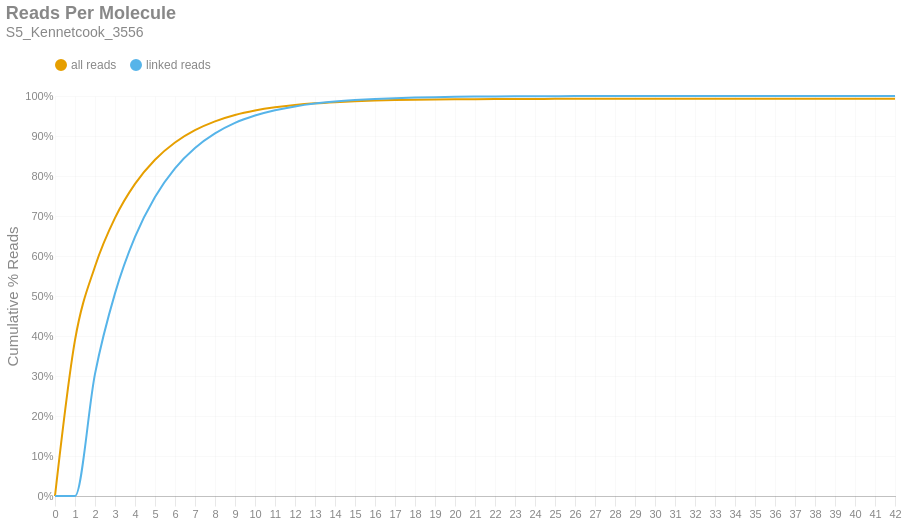

Notebook cell for this chart:
### Markdown cell above
### Reads per Molecule
This chart shows the cumulative distribution of the number of reads per linked molecule. That is, how many alignments are associated with a unique molecule. This excludes the number of reads associated with invalid or absent linked-read barcodes. The `linked` histogram is the percentages recalculated when disregarding singletons.

### Code cell
if SKIPLR:
    print_html(f"Skipped")
else:
    counts = np.bincount(valids['reads'].cast(pl.Int64).to_numpy())
    weighted = counts * np.arange(len(counts))
    all_perc = weighted / n_reads
    linked_perc = weighted / n_linked_reads
    linked_perc[1] = 0
    binned_df = pl.DataFrame({
        'readsper': list(range(len(counts))),
        'all reads (cumsum)': np.cumsum(all_perc).tolist(),
        'linked reads (cumsum)': np.cumsum(linked_perc).tolist(),
    })

    with SafeRender(binned_df):
        (
            density_plot(binned_df, 'Reads Per Molecule', samplename, 'readspmol')
            .encode(
                x=alt.X('readsper:O', title=None).axis(labelAngle=0).scale(padding=0),
                y=alt.Y('value:Q', title='Cumulative % Reads').axis(format='%').stack(False),
                color=alt.Color("key:N").scale(domain=["all reads", "linked reads"]),
                tooltip=[
                    alt.Tooltip("key:N", title="Data Type"),
                    alt.Tooltip("readsper:O", title="Reads Per Molecule"),
                    alt.Tooltip("value:Q", format=".2%", title="% Reads (Cum.)")
                ]            
            )
        ).display()

### Figure 1 — Vega-Lite specification as saved in the notebook (floating-point values rounded to 4 significant figures)
{"width": "container", "height": 400, "config": {"title": {"anchor": "start", "dy": -15, "fontSize": 18, "color": "#888888", "subtitleColor": "#888888", "subtitleFontSize": 14}, "arc": {"fill": "#0072B2"}, "axis": {"domainColor": "#888888", "domainWidth": 0.5, "gridWidth": 0.2, "grid": false, "titleFontWeight": 400, "titleFontSize": 15, "labelFontSize": 11, "labelColor": "#888888", "tickColor": "#888888", "tickWidth": 0.2, "titleColor": "#888888"}, "axisBand": {"grid": false}, "axisX": {"grid": true, "tickSize": 10, "domainCap": "round"}, "axisY": {"domain": false, "grid": true, "tickSize": 0, "domainCap": "round"}, "background": "transparent", "header": {"labelFontSize": 15, "labelColor": "#888888", "titleFontSize": 15, "titleFontWeight": 600, "titleColor": "#888888"}, "legend": {"labelFont": "sans-serif", "labelFontSize": 12, "labelColor": "#888888", "symbolSize": 100, "symbolType": "circle", "titleFontSize": 12, "titlePadding": 10, "titleColor": "#888888", "title": null, "orient": "top"}, "range": {"category": ["#E69F00", "#56B4E9", "#009E73", "#F0E442", "#0072B2", "#D55E00", "#CC79A7", "#000000"], "diverging": ["#cfe8f3", "#a2d4ec", "#73bfe2", "#46abdb", "#1696d2", "#12719e"]}, "area": {"fill": "#0072B2", "fillOpacity": 0.7, "line": true, "strokeOpacity": 0.7}, "line": {"color": "#0072B2", "stroke": "#0072B2", "strokeWidth": 2}, "trail": {"color": "#0072B2", "stroke": "#0072B2", "strokeWidth": 0, "size": 1}, "point": {"filled": true, "fillOpacity": 1.0, "size": 95}, "text": {"color": "#888888", "fontSize": 11, "align": "right", "fontWeight": 400, "size": 11}, "bar": {"fill": "#0072B2", "stroke": null}, "view": {"stroke": null, "continuousWidth": 660, "continuousHeight": 400}}, "data": {"name": "data-45712a3e814c421d25d7150d1d79c73f"}, "mark": {"type": "line", "interpolate": "monotone", "point": {"opacity": 0, "size": 275}}, "encoding": {"color": {"field": "key", "scale": {"domain": ["all reads", "linked reads"]}, "type": "nominal"}, "tooltip": [{"field": "key", "title": "Data Type", "type": "nominal"}, {"field": "readsper", "title": "Reads Per Molecule", "type": "ordinal"}, {"field": "value", "format": ".2%", "title": "% Reads (Cum.)", "type": "quantitative"}], "x": {"axis": {"labelAngle": 0}, "field": "readsper", "scale": {"padding": 0}, "title": null, "type": "ordinal"}, "y": {"axis": {"format": "%"}, "field": "value", "stack": false, "title": "Cumulative % Reads", "type": "quantitative"}}, "params": [{"name": "param_c36ac31b6afebe62", "select": {"type": "point", "fields": ["key"]}, "bind": "legend"}], "title": {"text": "Reads Per Molecule", "subtitle": "S5_Kennetcook_3556"}, "transform": [{"fold": ["all reads (cumsum)", "linked reads (cumsum)"]}, {"calculate": "replace(datum.key, ' (cumsum)', '')", "as": "key"}, {"filter": {"param": "param_c36ac31b6afebe62"}}], "usermeta": {"embedOptions": {"downloadFileName": "S5_Kennetcook_3556.readspmol"}}, "$schema": "https://vega.github.io/schema/vega-lite/v6.1.0.json", "datasets": {"data-45712a3e814c421d25d7150d1d79c73f": [{"readsper": 0, "all reads (cumsum)": 0.0, "linked reads (cumsum)": 0.0}, {"readsper": 1, "all reads (cumsum)": 0.3895, "linked reads (cumsum)": 0.0}, {"readsper": 2, "all reads (cumsum)": 0.5738, "linked reads (cumsum)": 0.3052}, {"readsper": 3, "all reads (cumsum)": 0.6953, "linked reads (cumsum)": 0.5065}, {"readsper": 4, "all reads (cumsum)": 0.7804, "linked reads (cumsum)": 0.6475}, {"readsper": 5, "all reads (cumsum)": 0.8408, "linked reads (cumsum)": 0.7476}, {"readsper": 6, "all reads (cumsum)": 0.8839, "linked reads (cumsum)": 0.8191}, {"readsper": 7, "all reads (cumsum)": 0.9146, "linked reads (cumsum)": 0.8699}, {"readsper": 8, "all reads (cumsum)": 0.9366, "linked reads (cumsum)": 0.9064}, {"readsper": 9, "all reads (cumsum)": 0.9525, "linked reads (cumsum)": 0.9327}, {"readsper": 10, "all reads (cumsum)": 0.9636, "linked reads (cumsum)": 0.9511}, {"readsper": 11, "all reads (cumsum)": 0.9716, "linked reads (cumsum)": 0.9644}, {"readsper": 12, "all reads (cumsum)": 0.9774, "linked reads (cumsum)": 0.974}, {"readsper": 13, "all reads (cumsum)": 0.9816, "linked reads (cumsum)": 0.981}, {"readsper": 14, "all reads (cumsum)": 0.9846, "linked reads (cumsum)": 0.986}, {"readsper": 15, "all reads (cumsum)": 0.9869, "linked reads (cumsum)": 0.9897}, {"readsper": 16, "all reads (cumsum)": 0.9886, "linked reads (cumsum)": 0.9926}, {"readsper": 17, "all reads (cumsum)": 0.9899, "linked reads (cumsum)": 0.9947}, {"readsper": 18, "all reads (cumsum)": 0.9907, "linked reads (cumsum)": 0.996}, {"readsper": 19, "all reads (cumsum)": 0.9913, "linked reads (cumsum)": 0.9971}, {"readsper": 20, "all reads (cumsum)": 0.9918, "linked reads (cumsum)": 0.9978}, {"readsper": 21, "all reads (cumsum)": 0.9922, "linked reads (cumsum)": 0.9985}, {"readsper": 22, "all reads (cumsum)": 0.9924, "linked reads (cumsum)": 0.9989}, {"readsper": 23, "all reads (cumsum)": 0.9926, "linked reads (cumsum)": 0.9992}, {"readsper": 24, "all reads (cumsum)": 0.9928, "linked reads (cumsum)": 0.9995}, {"readsper": 25, "all reads (cumsum)": 0.9929, "linked reads (cumsum)": 0.9996}, {"readsper": 26, "all reads (cumsum)": 0.9929, "linked reads (cumsum)": 0.9997}, {"readsper": 27, "all reads (cumsum)": 0.993, "linked reads (cumsum)": 0.9998}, {"readsper": 28, "all reads (cumsum)": 0.993, "linked reads (cumsum)": 0.9998}, {"readsper": 29, "all reads (cumsum)": 0.993, "linked reads (cumsum)": 0.9999}, {"readsper": 30, "all reads (cumsum)": 0.993, "linked reads (cumsum)": 0.9999}, {"readsper": 31, "all reads (cumsum)": 0.993, "linked reads (cumsum)": 0.9999}, {"readsper": 32, "all reads (cumsum)": 0.993, "linked reads (cumsum)": 0.9999}, {"readsper": 33, "all reads (cumsum)": 0.9931, "linked reads (cumsum)": 0.9999}, {"readsper": 34, "all reads (cumsum)": 0.9931, "linked reads (cumsum)": 1.0}, {"readsper": 35, "all reads (cumsum)": 0.9931, "linked reads (cumsum)": 1.0}, {"readsper": 36, "all reads (cumsum)": 0.9931, "linked reads (cumsum)": 1.0}, {"readsper": 37, "all reads (cumsum)": 0.9931, "linked reads (cumsum)": 1.0}, {"readsper": 38, "all reads (cumsum)": 0.9931, "linked reads (cumsum)": 1.0}, {"readsper": 39, "all reads (cumsum)": 0.9931, "linked reads (cumsum)": 1.0}, {"readsper": 40, "all reads (cumsum)": 0.9931, "linked reads (cumsum)": 1.0}, {"readsper": 41, "all reads (cumsum)": 0.9931, "linked reads (cumsum)": 1.0}, {"readsper": 42, "all reads (cumsum)": 0.9931, "linked reads (cumsum)": 1.0}]}}
